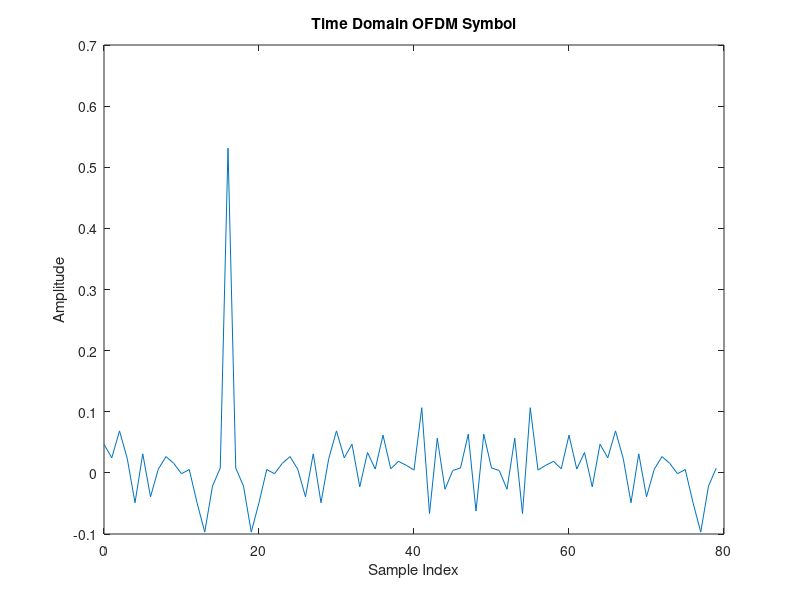
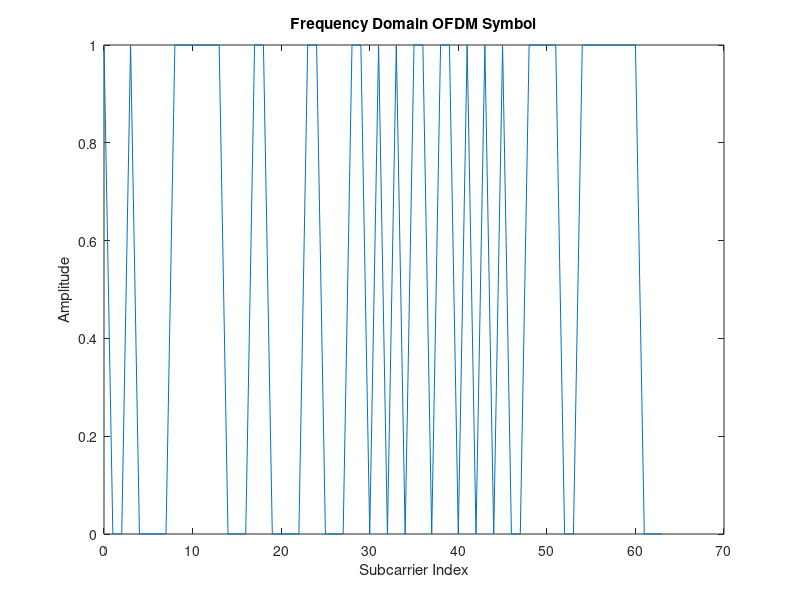

Write MATLAB code to recreate these figures, in order.
% OFDM transmitter

% Define parameters
numCarriers = 64;
cpLength = 16;
numSymbols = 10;

% Generate random data stream
data = randi([0, 1], numSymbols, numCarriers);

% Convert data to time domain
timeDomainSignal = ifft(data, numCarriers, 2);

% Add cyclic prefix
timeDomainSignalWithCP = [timeDomainSignal(:, end - cpLength + 1:end), timeDomainSignal];

% Plot time domain signal with CP
figure;
plot(0:length(timeDomainSignalWithCP)-1,real(timeDomainSignalWithCP(1,:)));
title('Time Domain OFDM Symbol');
xlabel('Sample Index');
ylabel('Amplitude');

% Generate frequency domain signal
freqDomainSignal = fft(timeDomainSignalWithCP, numCarriers, 2);

% Plot frequency domain signal
figure;
plot(0:numCarriers-1, abs(freqDomainSignal(1, :)));
title('Frequency Domain OFDM Symbol');
xlabel('Subcarrier Index');
ylabel('Amplitude');
